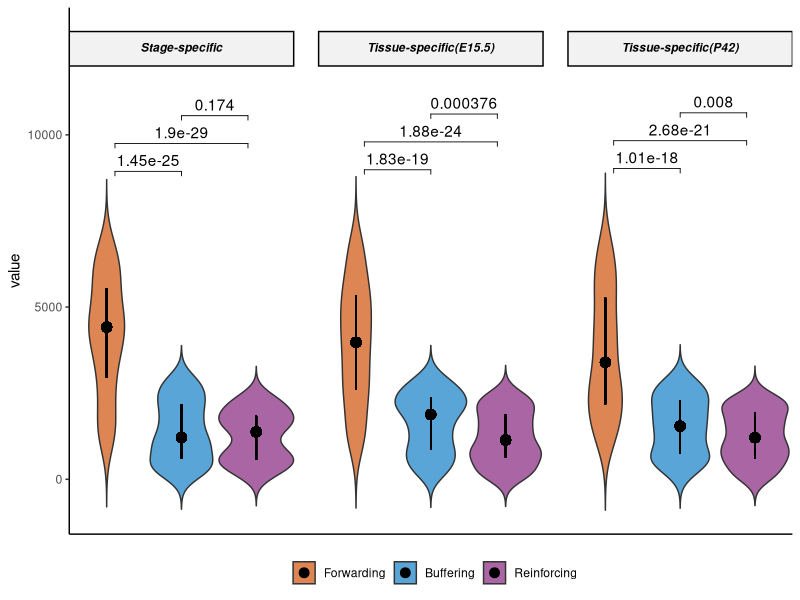
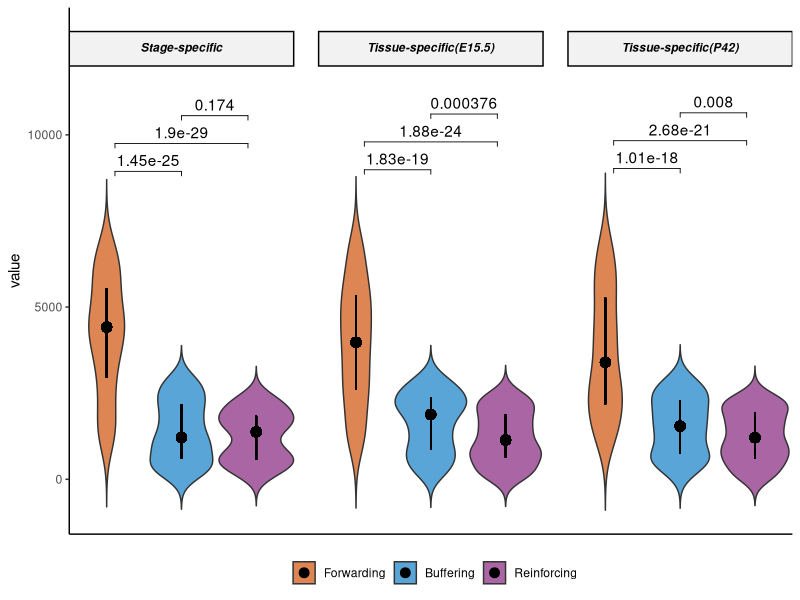

The R source for these figures, in order:
# =============================================================================
# 分组提琴显著性图
# organized：线性脚本 + 中文分节；路径相对本条目目录
# =============================================================================
# 来源：KS科研分享「生信绘图」045分组提琴图+显著性检验
# 本地复现：drafts/ks-shengxin-huitu-repro/045-grouped-violin-signif
# Pixi：项目根 default 环境；library(tidyverse) 已拆成 ggplot2/dplyr/tidyr 等。
# =============================================================================

script_dir <- tryCatch(
  dirname(normalizePath(sys.frame(1)$ofile)),
  error = function(e) {
    args <- commandArgs(trailingOnly = FALSE)
    file_arg <- grep("^--file=", args, value = TRUE)
    if (length(file_arg)) dirname(normalizePath(sub("^--file=", "", file_arg))) else normalizePath(getwd())
  }
)
root <- if (basename(script_dir) == "code") dirname(script_dir) else script_dir
out_dir <- file.path(root, "output", "figures")
dir.create(out_dir, recursive = TRUE, showWarnings = FALSE)

suppressPackageStartupMessages({
  library(ggplot2)
  library(dplyr)
  library(tidyr)
  library(readr)
  library(tibble)
  library(stringr)
  library(forcats)
})

# 载入R包
library(ggplot2)
# library(tidyverse) 已在文件头拆包

# 构建数据：
data <- data.frame(Forwarding = sample(1000:7000, 300, replace = T),
                   Buffering = sample(0:3000, 300, replace = T),
                   Reinforcing = sample(0:2500, 300, replace = T))

data$group <- rep(c("Stage-specific", "Tissue-specific(E15.5)", "Tissue-specific(P42)"),
                  each = 100)

data_long <- data %>% pivot_longer(-group,
                                   names_to = "group2",
                                   values_to = "value")

# 计算每种分组的上下四分位数，用于绘制中心的森林图：
data_long <- data_long %>%
  group_by(group, group2) %>%
  mutate(High = quantile(value, 0.75),
         Med = median(value),
         Low = quantile(value, 0.25))

data_long$group2 <- factor(data_long$group2, levels = c("Forwarding", "Buffering",
                                                        "Reinforcing"))

# 计算显著性：
library(rstatix)
library(ggpubr)

stat_t_test <- data_long %>%
  group_by(group) %>%
  t_test(value~group2, paired = T) %>%
  ungroup()

stat_t_test <- stat_t_test %>% add_xy_position(x = "group")
stat_t_test$y.position <- stat_t_test$y.position+1500

##### 绘图 ------------
ggplot(data_long, aes(group, value, fill = group2))+
  # trim参数可以调节提琴图的尾部：
  geom_violin(trim = FALSE)+
  # 中心的森林图：
  geom_linerange(aes(x = group, ymin = Low, ymax = High, group = group2),
                 position = position_dodge(width = 0.9))+
  geom_point(aes(x = group, y = Med, group = group2),
             position = position_dodge(width = 0.9), size = 3)+
  # 显著性：
  stat_pvalue_manual(
    stat_t_test, label = "p.adj",
    bracket.size = 0.3, # 粗细
    tip.length = 0.01  # 两边竖线的长度
  )+
  scale_x_discrete(expand = c(0,0))+
  annotate("rect", xmin = c(0.55, 1.55, 2.55), xmax = c(1.45, 2.45, 3.45),
           ymin = rep(12000, 3), ymax = rep(13000, 3), fill = "#f2f2f2",
           color = "black")+
  annotate("text", x = c(1:3), y = rep(12500, 3),
           label = c(expression(bolditalic("Stage-specific")),
                     expression(bolditalic("Tissue-specific(E15.5)")),
                     expression(bolditalic("Tissue-specific(P42)"))),
           color = "black", size = 3)+
  # 颜色：
  scale_fill_manual(name = "", values = c("#dd8653", "#59a5d7", "#aa65a4"))+
  # 主题：
  theme_classic()+
  theme(legend.position = "bottom",
        axis.ticks.x = element_blank(),
        axis.text.x = element_blank(),
        axis.title.x = element_blank())

ggsave(file.path(out_dir, "plot.pdf"), height = 5, width = 7)
